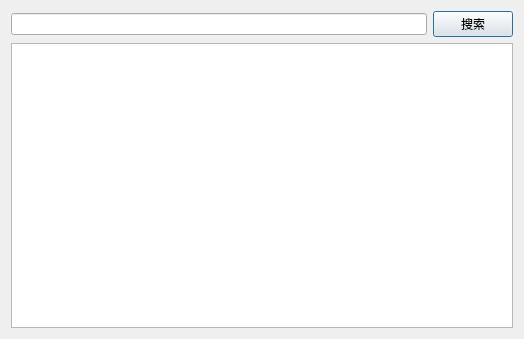
<?xml version="1.0" encoding="UTF-8"?>
<ui version="4.0">
 <class>search</class>
 <widget class="QDialog" name="search">
  <property name="geometry">
   <rect>
    <x>0</x>
    <y>0</y>
    <width>524</width>
    <height>339</height>
   </rect>
  </property>
  <property name="windowTitle">
   <string>搜索</string>
  </property>
  <property name="windowIcon">
   <iconset resource="pic.qrc">
    <normaloff>:/ico/date.ico</normaloff>:/ico/date.ico</iconset>
  </property>
  <layout class="QVBoxLayout" name="verticalLayout">
   <item>
    <layout class="QHBoxLayout" name="horizontalLayout">
     <item>
      <widget class="QLineEdit" name="lineEdit"/>
     </item>
     <item>
      <widget class="QPushButton" name="pushButton">
       <property name="text">
        <string>搜索</string>
       </property>
      </widget>
     </item>
    </layout>
   </item>
   <item>
    <widget class="QTableView" name="tableView"/>
   </item>
  </layout>
 </widget>
 <resources>
  <include location="pic.qrc"/>
 </resources>
 <connections/>
</ui>
